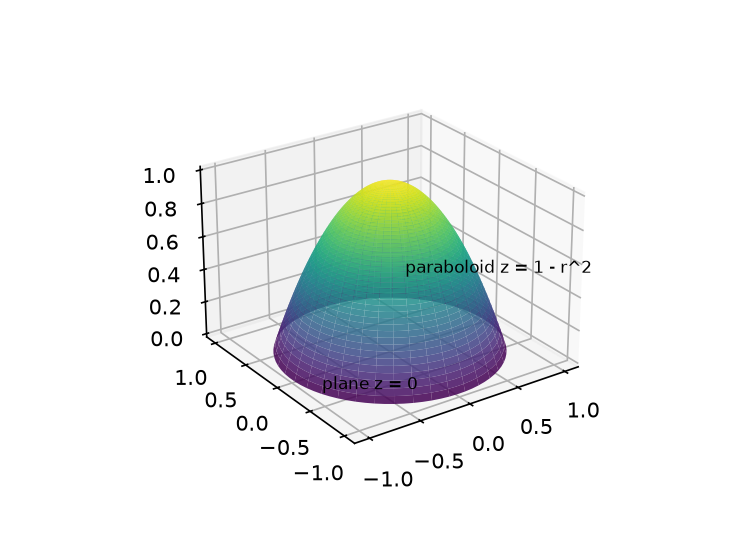

Source code (Python):
"""Figure for 15.7.54: the solid under the paraboloid dome."""
import matplotlib
matplotlib.use('Agg')
import matplotlib.pyplot as plt
import numpy as np

fig = plt.figure(figsize=(5, 3.6))
ax = fig.add_subplot(111, projection='3d')
r = np.linspace(0, 1, 50); th = np.linspace(0, 2*np.pi, 80)
R, T = np.meshgrid(r, th)
ax.plot_surface(R*np.cos(T), R*np.sin(T), 1 - R**2, cmap='viridis', alpha=0.85)
ax.text2D(0.55, 0.50, "paraboloid z = 1 - r^2", transform=ax.transAxes, fontsize=8)
ax.text2D(0.35, 0.22, "plane z = 0", transform=ax.transAxes, fontsize=8)
ax.set_box_aspect((1, 1, 0.7)); ax.view_init(25, 235)
fig.savefig("solution/part1_figure1.png", dpi=150)
fig.canvas.draw()
renderer = fig.canvas.get_renderer()
artists = list(ax.texts) + ([ax.get_legend()] if ax.get_legend() else [])
for artist in artists:
    box = artist.get_window_extent(renderer)
    name = artist.get_text() if hasattr(artist, "get_text") else "legend"
    assert ax.bbox.x0 - 1 <= box.x0 and box.x1 <= ax.bbox.x1 + 1, name
    assert ax.bbox.y0 - 1 <= box.y0 and box.y1 <= ax.bbox.y1 + 1, name
print("figure saved")
